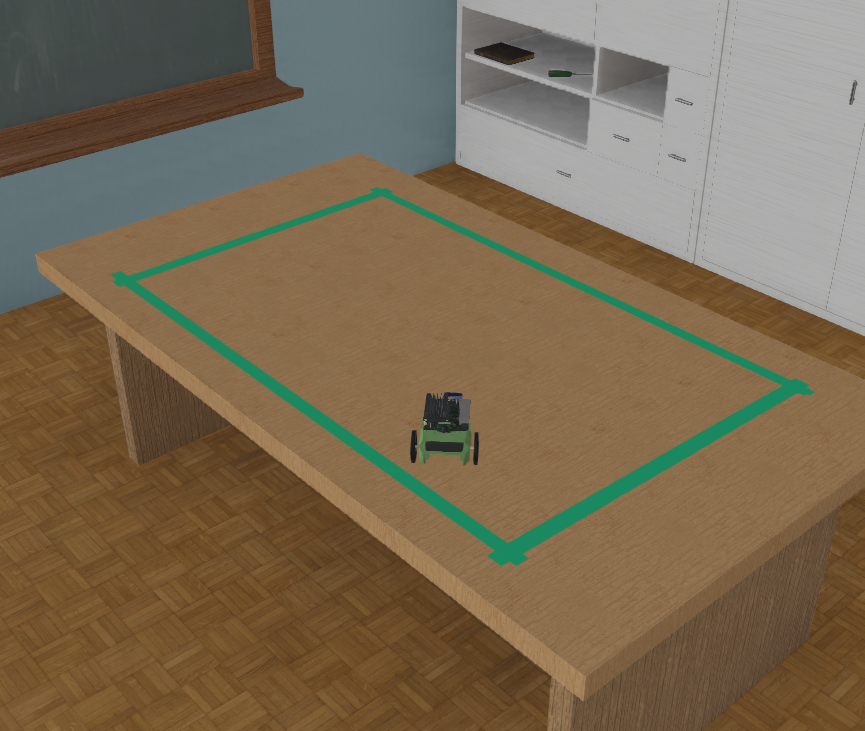
#> input picture Tugas Minggu 7/projects/nvidia-jetbot-collision-avoidance/images/jetbot_collision_avoidance.wbt.png, 865 x 731 px
$ python scanner.py --image '../../../../Tugas Minggu 7/projects/nvidia-jetbot-collision-avoidance/images/jetbot_collision_avoidance.wbt.png'
#> lines starting #> are read from the running program, lines starting #| are printed output that depends on the picture; after the words box and inside, x2 and y2 are one past the last pixel; in counts of white or black regions, pixels touching at a corner belong together
# Standard Library imports
import argparse

# External imports
import numpy as np
import cv2
from imutils import resize


def get_box_width(top_left, top_right, bottom_right, bottom_left):
    """ """
    x1, y1 = top_left
    x2, y2 = top_right
    width1 = np.hypot(x2 - x1, y2 - y1)

    x1, y1 = bottom_left
    x2, y2 = bottom_right
    width2 = np.hypot(x2 - x1, y2 - y1)

    width = int(max(width1, width2))

    return width


def get_box_height(top_left, top_right, bottom_right, bottom_left):
    """ """
    x1, y1 = top_left
    x2, y2 = bottom_left
    height1 = np.hypot(x2 - x1, y2 - y1)

    x1, y1 = top_right
    x2, y2 = bottom_right
    height2 = np.hypot(x2 - x1, y2 - y1)

    height = int(max(height1, height2))

    return height


def identify_corners(approx_contour):
    """ """
    # First point will be top left, last point will be bottom right
    src_points = sorted(approx_contour, key=lambda p: p[0][0] + p[0][1])
    src_points = [p[0] for p in src_points]

    top_left, up1, up2, bottom_right = src_points

    # The bottom left point is the one with greater y value
    if up1[1] > top_left[1] and up1[0] < bottom_right[0]:
        bottom_left = up1
        top_right = up2
    else:
        bottom_left = up2
        top_right = up1

    return top_left, top_right, bottom_right, bottom_left


def resize_and_letter_box(image, rows, cols, channels=4):
    """
    Modified from: https://stackoverflow.com/a/53623469/1253729
    """
    image_rows, image_cols = image.shape[:2]
    row_ratio = rows / float(image_rows)
    col_ratio = cols / float(image_cols)
    ratio = min(row_ratio, col_ratio)
    image_resized = cv2.resize(image, dsize=(0, 0), fx=ratio, fy=ratio)
    letter_box = np.zeros((int(rows), int(cols), int(channels)), dtype=np.uint8)
    row_start = int((letter_box.shape[0] - image_resized.shape[0]) / 2)
    col_start = int((letter_box.shape[1] - image_resized.shape[1]) / 2)
    letter_box[
        row_start : row_start + image_resized.shape[0],
        col_start : col_start + image_resized.shape[1],
    ] = image_resized
    return letter_box


def validate_image_shape(width, height):
    """ """
    if width > height:
        ratio = width / height
    else:
        ratio = height / width

    if height < 250 or width < 250:
        raise ValueError(f"Detected label is too small: H{height}xW{width}")
    elif ratio > 3:
        raise ValueError("Detected label is too thin")


def segment_by_color(image, low_range, up_range):
    """Transform an image to the HSV colorspace to segment a region of interest"""
    if image.shape[2] == 4:
        image = cv2.cvtColor(image, cv2.COLOR_BGRA2BGR)
    im_hsv = cv2.cvtColor(image, cv2.COLOR_BGR2HSV)
    mask = cv2.inRange(im_hsv, low_range, up_range)
    return mask


def get_warped_document(image, mask, debug=False):
    """ """

    contours, hierarchy = cv2.findContours(mask, cv2.RETR_LIST, cv2.CHAIN_APPROX_SIMPLE)

    # Keep top largest contours
    contours = sorted(contours, key=cv2.contourArea, reverse=True)[:3]

    # Loop to ensure the contour at hand has 4 vertices
    for i in range(len(contours)):
        contour = contours[i]

        # Approximate the contour by a simpler curve whose length deviates at a max of
        # 1% of the original length
        contour_length = cv2.arcLength(contour, closed=True)
        approx_contour = cv2.approxPolyDP(
            contour, epsilon=contour_length * 0.01, closed=True
        )

        # Stop if the approx contour has 4 vertices
        if len(approx_contour) == 4:
            break

    if debug:
        # Draw the found approximate contour
        cv2.drawContours(image, [approx_contour], 0, color=(0, 0, 255), thickness=10)
        cv2.imshow("Contours", resize(image, 540))
        cv2.waitKey(1)

    top_left, top_right, bottom_right, bottom_left = identify_corners(approx_contour)

    width = get_box_width(top_left, top_right, bottom_right, bottom_left)
    height = get_box_height(top_left, top_right, bottom_right, bottom_left)

    validate_image_shape(width, height)

    # Adjust corner points for *vertical* warping based on image orientation
    if height > width:
        src_points = [top_left, top_right, bottom_right, bottom_left]
    else:
        src_points = [top_right, bottom_right, bottom_left, top_left]
        width, height = height, width  # Swap width and height for a correct orientation

    src_points = np.array(src_points, dtype=np.float32)
    dst_points = np.array(
        [[0, 0], [width - 1, 0], [width - 1, height - 1], [0, height - 1]],
        dtype="float32",
    )

    # Compute the perspective transform matrix and then apply it
    M = cv2.getPerspectiveTransform(src_points, dst_points)
    warped = cv2.warpPerspective(
        image, M, (width, height), borderMode=cv2.BORDER_CONSTANT
    )

    return warped


if __name__ == "__main__":

    ap = argparse.ArgumentParser()
    ap.add_argument(
        "-i", "--image", required=True, type=str, help="Filename of input image"
    )
    args = vars(ap.parse_args())

    image_path = args["image"]

    image = cv2.imread(image_path)
#> image is the input picture: shape (731, 865, 3); mean B, G, R 82.9, 106.3, 122.4
    mask = segment_by_color(image, np.array([27, 0, 66]), np.array([180, 38, 255]))
#> in segment_by_color, `im_hsv = cv2.cvtColor(image, cv2.COLOR_BGR2HSV)`: im_hsv: shape (731, 865, 3); mean H, S, V 27.1, 101, 127.3
#> in segment_by_color, `mask = cv2.inRange(im_hsv, low_range, up_range)`:
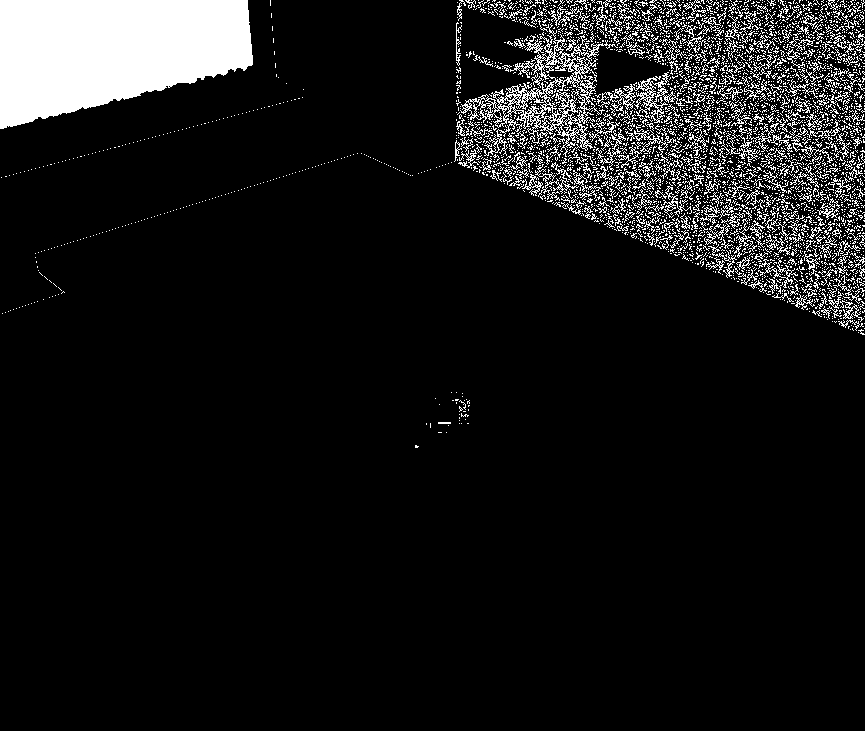
#> mask: shape (731, 865); 9.1% white; 3702 white regions (3390 under 20 px)
    warped = get_warped_document(image, mask)
#> in get_warped_document, `contours, hierarchy = cv2.findContours(mask, cv2.RETR_LIST, cv2.CHAIN_..`: contours = 5059 contours, 4893 with area under 20; largest, box (x1, y1, x2, y2) and area: (0, 0, 253, 129) 24247, (460, 23, 618, 157) 6185, (597, 72, 693, 123) 922, (558, 80, 588, 121) 468, (541, 61, 577, 82) 366
#> in get_warped_document, `contours = sorted(contours, key=cv2.contourArea, reverse=True)[:3]`: contours = 3 contours; box (x1, y1, x2, y2) and area: (0, 0, 253, 129) 24247, (460, 23, 618, 157) 6185, (597, 72, 693, 123) 922
#> the loop in get_warped_document, `for i in range(len(contours)):` made 1 pass
#> (contour_length, approx_contour) on pass 1: (758.9, [[0, 0], [0, 128], [252, 64], [247, 0]])
#> in identify_corners, `src_points = sorted(approx_contour, key=lambda p: p[0][0] + p[0][1])`: src_points = [[[0, 0]], [[0, 128]], [[247, 0]], [[252, 64]]]
#> in identify_corners, `src_points = [p[0] for p in src_points]`: src_points = [[0, 0], [0, 128], [247, 0], [252, 64]]
#> in identify_corners, `top_left, up1, up2, bottom_right = src_points`: top_left = [0, 0]; up1 = [0, 128]; up2 = [247, 0]; bottom_right = [252, 64]
#> in identify_corners, `bottom_left = up1`: bottom_left = [0, 128]
#> in identify_corners, `top_right = up2`: top_right = [247, 0]
#> in get_warped_document, `top_left, top_right, bottom_right, bottom_left = identify_corners(appr..`: top_left = [0, 0]; top_right = [247, 0]; bottom_right = [252, 64]; bottom_left = [0, 128]
#> in get_box_width, `x1, y1 = top_left`: x1 = 0
#> in get_box_width, `x2, y2 = top_right`: x2 = 247; y2 = 0
#> in get_box_width, `width1 = np.hypot(x2 - x1, y2 - y1)`: width1 = 247
#> in get_box_width, `x1, y1 = bottom_left`: y1 = 128
#> in get_box_width, `x2, y2 = bottom_right`: x2 = 252; y2 = 64
#> in get_box_width, `width2 = np.hypot(x2 - x1, y2 - y1)`: width2 = 260
#> in get_box_height, `x1, y1 = top_left`: x1 = 0
#> in get_box_height, `x2, y2 = bottom_left`: y2 = 128
#> in get_box_height, `x1, y1 = top_right`: x1 = 247
#> in get_box_height, `x2, y2 = bottom_right`: x2 = 252; y2 = 64
#> in get_box_height, `height2 = np.hypot(x2 - x1, y2 - y1)`: height2 = 64.2
#> in get_box_height, `height = int(max(height1, height2))`: height = 128
#> in validate_image_shape, `ratio = width / height`: ratio = 2.03
#> (the run stopped early here; a loop or call above may not have finished)
